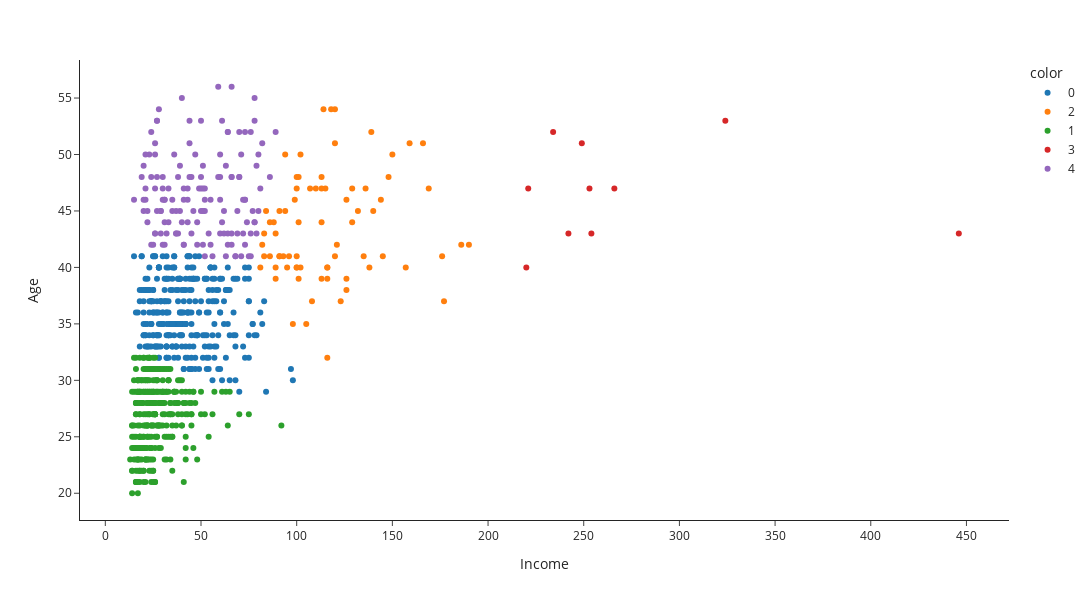

The notebook cell saved with this chart:
### Code cell
# plot with clusters as categories
fig = px.scatter(
    cus_data, 
    x='Income', 
    y='Age',
    color=cus_data['cluster'].astype(str),
    template='simple_white',
    width=1200,
    height=600
    )
fig.update_traces(mode='markers')
fig.show()

### Figure 1 — Plotly figure (JSON) as saved in the notebook; plotly's stock layout.template omitted (floating-point values rounded to 4 significant figures; data arrays with more than 128 entries replaced by an {"elided": "..."} marker saying what was removed)
{"data": [{"hovertemplate": "color=0<br>Income=%{x}<br>Age=%{y}<extra></extra>", "legendgroup": "0", "marker": {"color": "#1F77B4", "symbol": "circle"}, "mode": "markers", "name": "0", "orientation": "v", "showlegend": true, "type": "scatter", "x": {"elided": "309 int values"}, "xaxis": "x", "y": {"elided": "309 int values"}, "yaxis": "y"}, {"hovertemplate": "color=2<br>Income=%{x}<br>Age=%{y}<extra></extra>", "legendgroup": "2", "marker": {"color": "#FF7F0E", "symbol": "circle"}, "mode": "markers", "name": "2", "orientation": "v", "showlegend": true, "type": "scatter", "x": [100, 81, 115, 88, 123, 100, 126, 113, 177, 84, 145, 157, 126, 82, 113, 101, 89, 129, 113, 95, 116, 102, 83, 169, 150, 120, 100, 101, 91, 91, 94, 105, 113, 136, 102, 186, 126, 120, 144, 132, 86, 166, 176, 91, 96, 100, 89, 108, 107, 120, 93, 116, 89, 99, 159, 86, 83, 140, 110, 190, 138, 116, 114, 121, 94, 98, 118, 135, 148, 139, 129, 100, 101, 116], "xaxis": "x", "y": [47, 40, 47, 44, 37, 40, 39, 48, 37, 45, 41, 40, 38, 42, 39, 44, 39, 47, 47, 40, 40, 50, 41, 47, 50, 41, 48, 39, 41, 41, 45, 35, 44, 47, 40, 42, 46, 51, 46, 45, 41, 51, 41, 45, 41, 41, 40, 37, 47, 54, 41, 39, 43, 46, 51, 44, 43, 45, 47, 42, 40, 40, 54, 42, 50, 35, 54, 41, 48, 52, 44, 40, 48, 32], "yaxis": "y"}, {"hovertemplate": "color=1<br>Income=%{x}<br>Age=%{y}<extra></extra>", "legendgroup": "1", "marker": {"color": "#2CA02C", "symbol": "circle"}, "mode": "markers", "name": "1", "orientation": "v", "showlegend": true, "type": "scatter", "x": {"elided": "319 int values"}, "xaxis": "x", "y": {"elided": "319 int values"}, "yaxis": "y"}, {"hovertemplate": "color=3<br>Income=%{x}<br>Age=%{y}<extra></extra>", "legendgroup": "3", "marker": {"color": "#D62728", "symbol": "circle"}, "mode": "markers", "name": "3", "orientation": "v", "showlegend": true, "type": "scatter", "x": [253, 221, 242, 249, 446, 266, 254, 220, 234, 324], "xaxis": "x", "y": [47, 47, 43, 51, 43, 47, 43, 40, 52, 53], "yaxis": "y"}, {"hovertemplate": "color=4<br>Income=%{x}<br>Age=%{y}<extra></extra>", "legendgroup": "4", "marker": {"color": "#9467BD", "symbol": "circle"}, "mode": "markers", "name": "4", "orientation": "v", "showlegend": true, "type": "scatter", "x": {"elided": "138 int values"}, "xaxis": "x", "y": {"elided": "138 int values"}, "yaxis": "y"}], "layout": {"height": 600, "legend": {"title": {"text": "color"}, "tracegroupgap": 0}, "margin": {"t": 60}, "width": 1200, "xaxis": {"anchor": "y", "domain": [0, 1], "title": {"text": "Income"}}, "yaxis": {"anchor": "x", "domain": [0, 1], "title": {"text": "Age"}}}}
